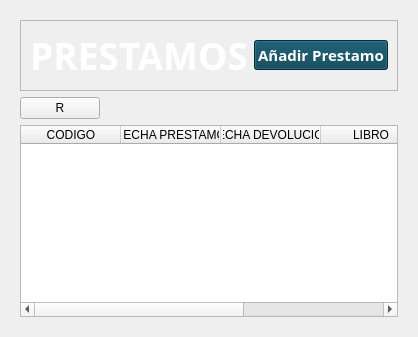
            <widget class="QWidget" name="prestamosP">
             <layout class="QVBoxLayout" name="verticalLayout_10">
              <item>
               <widget class="QWidget" name="widget_3" native="true">
                <layout class="QVBoxLayout" name="verticalLayout_11">
                 <item>
                  <widget class="QFrame" name="frame_4">
                   <property name="frameShape">
                    <enum>QFrame::StyledPanel</enum>
                   </property>
                   <property name="frameShadow">
                    <enum>QFrame::Raised</enum>
                   </property>
                   <layout class="QHBoxLayout" name="horizontalLayout_5">
                    <item alignment="Qt::AlignLeft">
                     <widget class="QLabelThemed" name="label_3">
                      <property name="font">
                       <font>
                        <family>Century Gothic</family>
                        <pointsize>28</pointsize>
                        <bold>true</bold>
                       </font>
                      </property>
                      <property name="styleSheet">
                       <string notr="true">color: rgb(255, 255, 255);</string>
                      </property>
                      <property name="text">
                       <string>PRESTAMOS</string>
                      </property>
                      <property name="alignment">
                       <set>Qt::AlignCenter</set>
                      </property>
                     </widget>
                    </item>
                    <item alignment="Qt::AlignRight">
                     <widget class="QPushButtonThemed" name="showForm">
                      <property name="font">
                       <font>
                        <family>Century Gothic</family>
                        <pointsize>11</pointsize>
                        <bold>true</bold>
                       </font>
                      </property>
                      <property name="cursor">
                       <cursorShape>PointingHandCursor</cursorShape>
                      </property>
                      <property name="styleSheet">
                       <string notr="true">color: rgb(255, 255, 255);
background-color: rgb(2, 63, 82);</string>
                      </property>
                      <property name="text">
                       <string>Añadir Prestamo</string>
                      </property>
                      <property name="icon">
                       <iconset>
                        <normaloff>../../../../Qss/icons/Icons/feather/log-in.png</normaloff>../../../../Qss/icons/Icons/feather/log-in.png</iconset>
                      </property>
                      <property name="iconSize">
                       <size>
                        <width>24</width>
                        <height>24</height>
                       </size>
                      </property>
                     </widget>
                    </item>
                   </layout>
                  </widget>
                 </item>
                 <item alignment="Qt::AlignLeft">
                  <widget class="QPushButton" name="refresh_prestamos">
                   <property name="text">
                    <string>R</string>
                   </property>
                  </widget>
                 </item>
                 <item>
                  <widget class="QTableWidget" name="prestamos_tabla">
                   <column>
                    <property name="text">
                     <string>CODIGO</string>
                    </property>
                   </column>
                   <column>
                    <property name="text">
                     <string>FECHA PRESTAMO</string>
                    </property>
                   </column>
                   <column>
                    <property name="text">
                     <string>FECHA DEVOLUCION</string>
                    </property>
                   </column>
                   <column>
                    <property name="text">
                     <string>LIBRO</string>
                    </property>
                   </column>
                   <column>
                    <property name="text">
                     <string>USUARIO</string>
                    </property>
                   </column>
                  </widget>
                 </item>
                </layout>
               </widget>
              </item>
             </layout>
            </widget>
